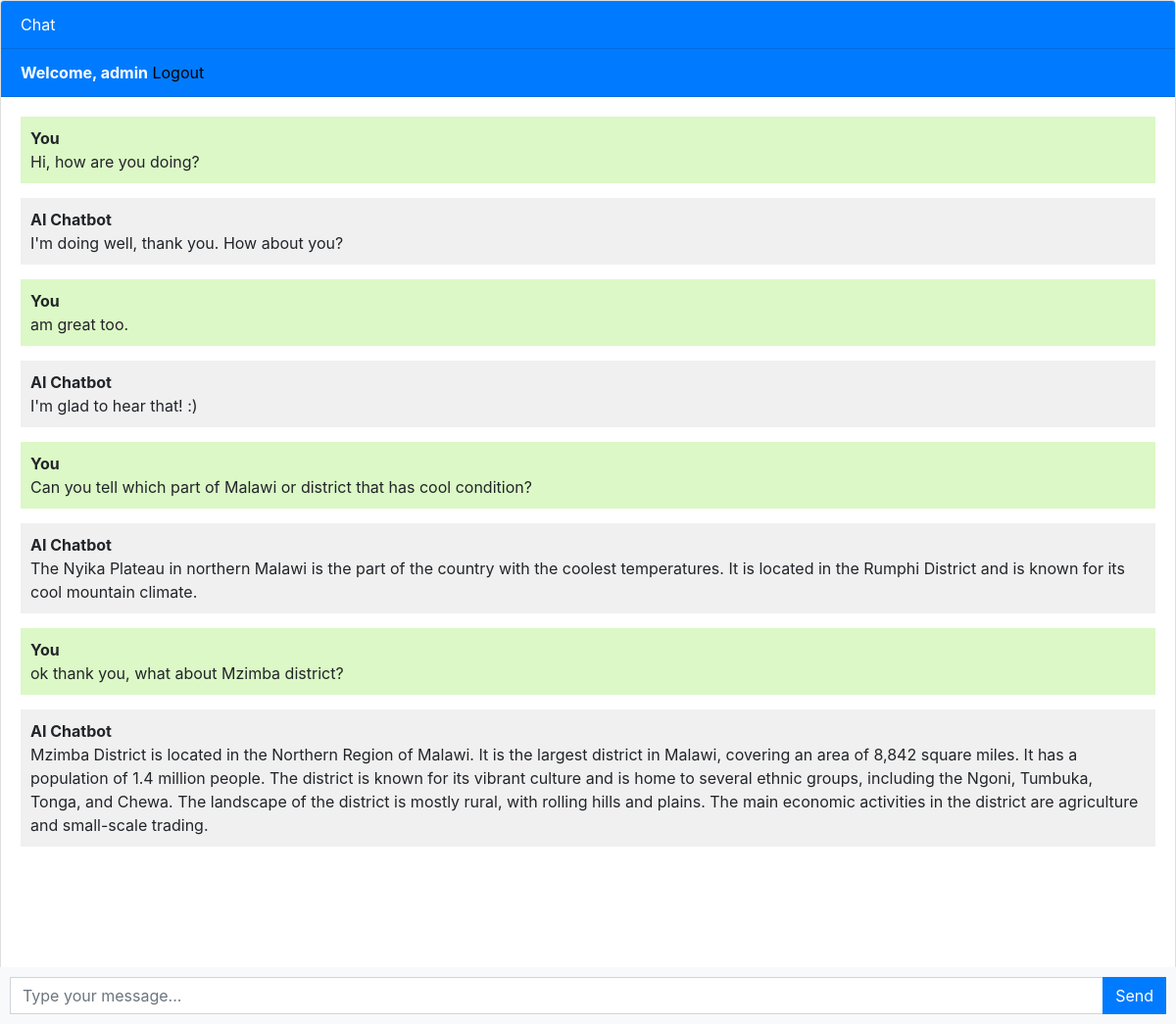
The app's page / (signed in), older data.
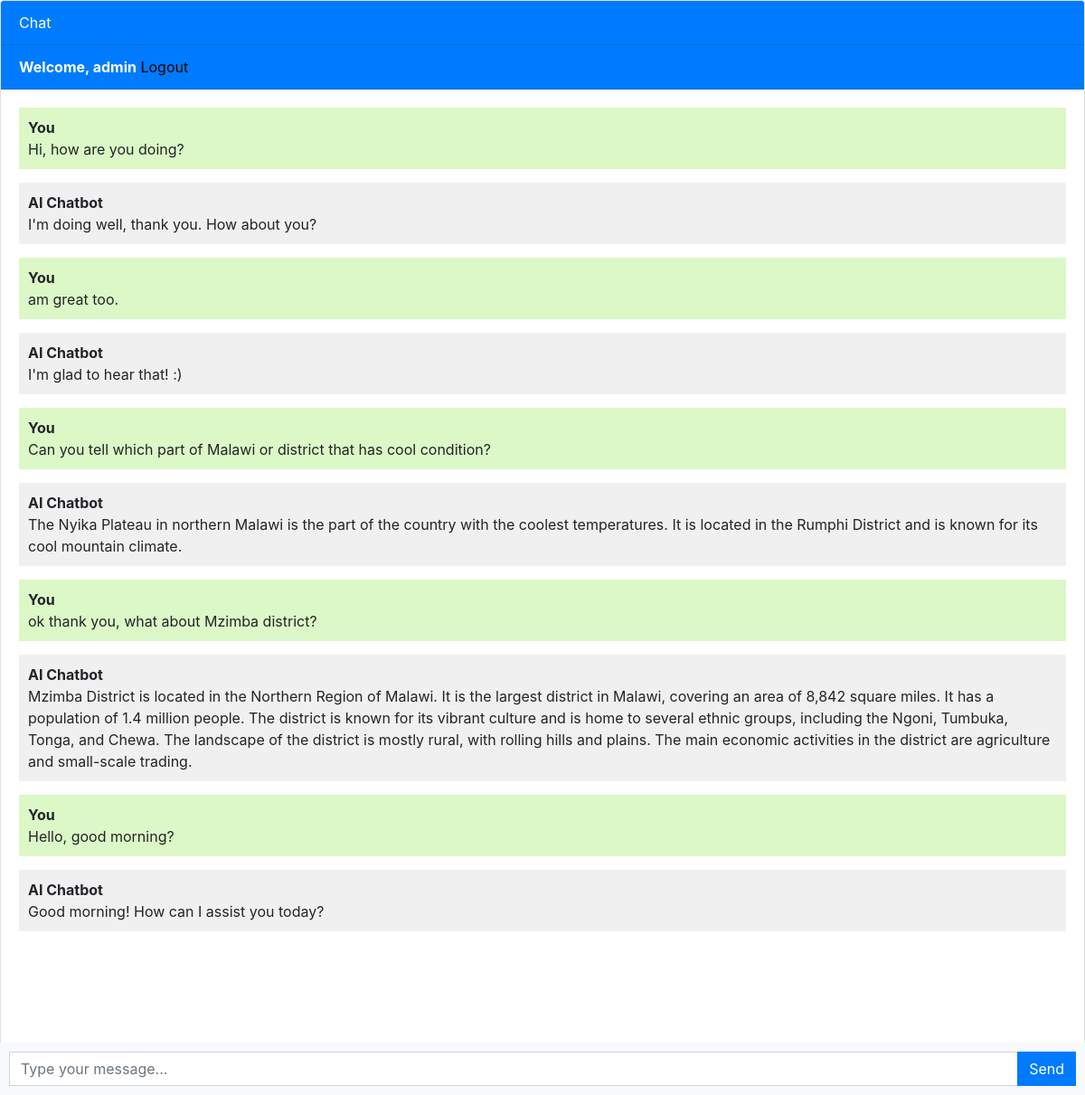
The same page, newer data.
### chatbot/models.py (models this page shows, shortened)
class Chat(models.Model):
	user = models.ForeignKey(User, on_delete=models.CASCADE)
	message = models.TextField()
	response = models.TextField()
	created_at = models.DateTimeField(auto_now_add=True)

### chatbot/views.py (the view)
# urls.py: path('', views.chatbot, name='chatbot'),
def chatbot(request):
	chats = Chat.objects.filter(user=request.user.id)
	if request.method =='POST':
		message = request.POST.get('message')
		response = ask_openai(message)
		chat = Chat(user=request.user, message=message, response=response, created_at=timezone.now())
		chat.save()
		return JsonResponse({'message':message, 'response': response})
	return render(request, 'chatbot.html', {'chats': chats})

### templates/chatbot.html (shortened to what this page needs)
{% extends 'base.html' %}
{% block content %}
<div class="chat-container">
  <div class="card flex-grow-1">
    <div class="card-header bg-primary text-white">Chat</div>
    {% if user.is_authenticated %}
    <div class="card-header bg-primary text-white"><b>Welcome, {{user.username}}</b>  <a style="color: black;" href="logout">Logout</a></div>
    {% else %}
      <div class="card-header bg-primary text-white"><a style="color: yellow;" href="login">Login</a>  <a style="color: yellow;" href="register">Register</a></div>
      {% endif %}
    <div class="card-body messages-box">
      <ul class="list-unstyled messages-list">
      {% for chat in chats %}
        {% if chat.user == request.user %}
         <li class="message sent">
        <div class="message-text">
         <div class="message-sender">
           <b>You</b>
         </div>
          <div class="message-content">
            {{chat.message}}
         </div>
        </div>
        </li>
      <li class="message received">
        <div class="message-text">
         <div class="message-sender">
          <b>AI Chatbot</b>
        </div>
        <div class="message-content">
          {{chat.response}}
        </div>
      </div>
      </li>
       {% endif %}
      {% endfor %}
      </ul>
    </div>
    <br><br>
    <br><br>
    <br><br>
  </div>
  <form class="message-form">
    <div class="input-group">
      <input type="text" class="form-control message-input" placeholder="Type your message...">
      <div class="input-group-append">
        <button type="submit" class="btn btn-primary btn-send">Send</button>
      </div>
    </div>
  </form>
</div>
{% endblock %}

Row changes from the older to the newer data that the page shows:
added Chat: message "Hello, good morning?", response "Good morning! How can I assist you today?"
